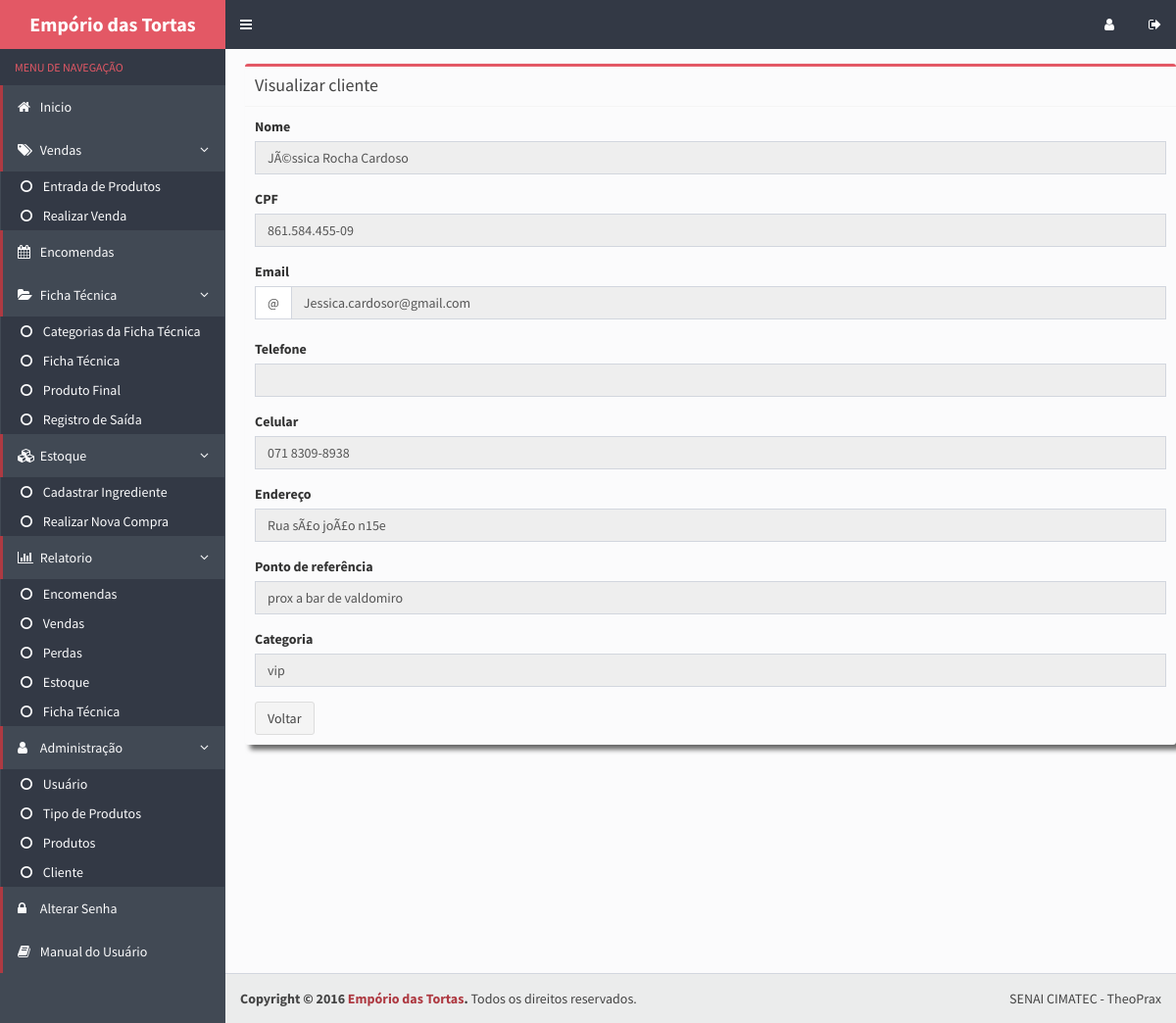
The page /DAO/visualizar_cliente.php?id=1 on the database as committed earlier.
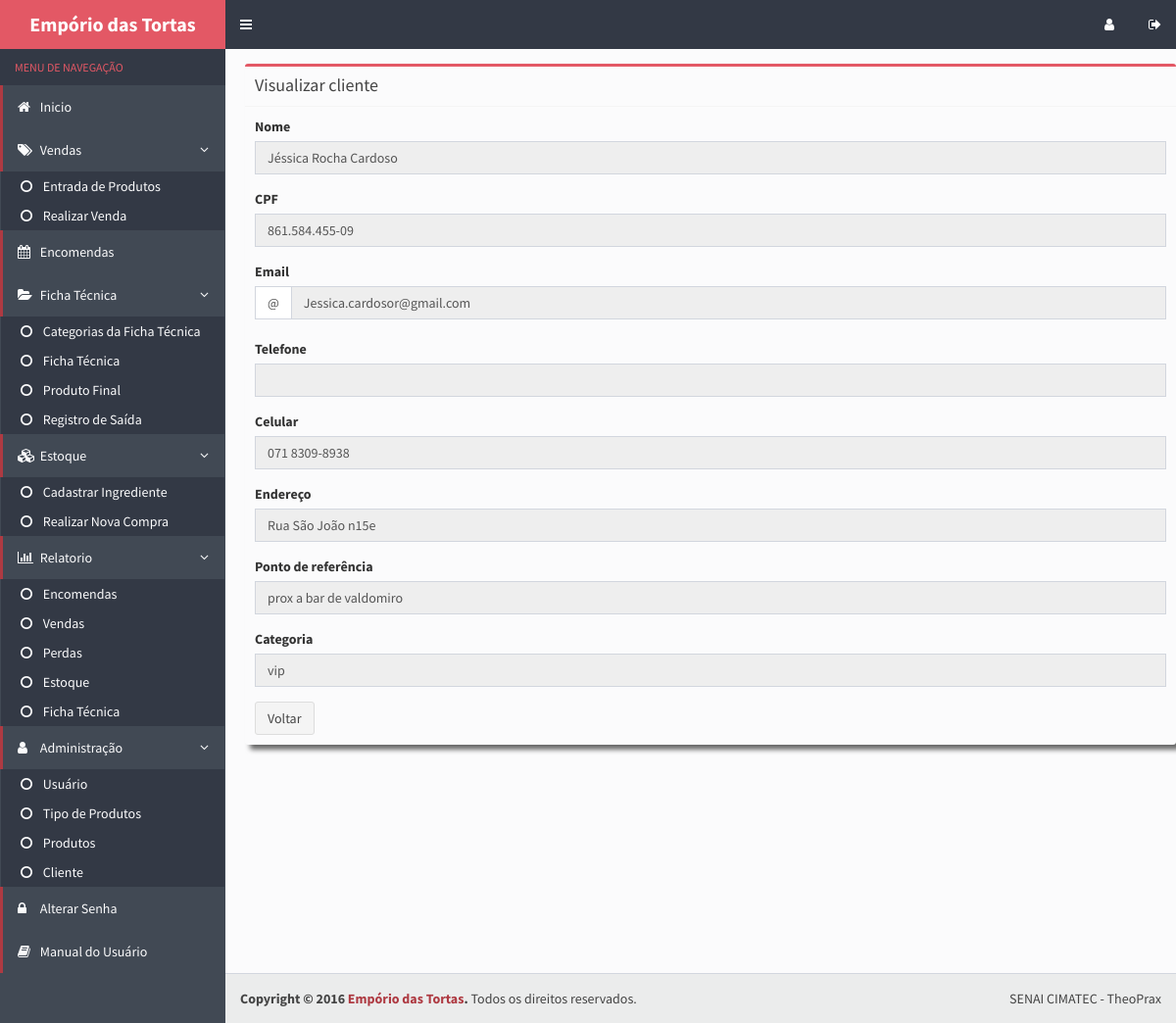
The same page on the database as committed later.
### tables this page shows
CREATE TABLE IF NOT EXISTS `clientes` (
  `cod_cliente` int(11) NOT NULL AUTO_INCREMENT,
  `nome` varchar(100) NOT NULL,
  `cpf` varchar(14) NOT NULL,
  `email` varchar(150) DEFAULT NULL,
  `telefone` varchar(15) DEFAULT NULL,
  `endereco` varchar(400) DEFAULT NULL,
  `cnpj` varchar(19) NOT NULL,
  `celular` varchar(15) DEFAULT NULL,
  `whats` enum('f','t') NOT NULL DEFAULT 'f',
  `ponto_referencia` varchar(100) NOT NULL,
  `categoria_cliente` varchar(30) NOT NULL,
  PRIMARY KEY (`cod_cliente`),
  UNIQUE KEY `cpf_2` (`cpf`),
  UNIQUE KEY `cpf` (`cpf`,`email`)
);

### DAO/visualizar_cliente.php (the view, shortened to what this page needs)
<?php
    $id = null;
    if ( !empty($_GET['id'])) {
        $id = $_REQUEST['id'];
    }
    if ( null==$id ) {
        header("Location: ../index.php");
    } else {
        $pdo = Database::connect();
        $pdo->setAttribute(PDO::ATTR_ERRMODE, PDO::ERRMODE_EXCEPTION);
        $sql = "SELECT * FROM clientes where cod_cliente = ?";
        $q = $pdo->prepare($sql);
        $q->execute(array($id));
        $data = $q->fetch(PDO::FETCH_ASSOC);
    }
?>
<!DOCTYPE html>
<html>
  <head>
    <link rel="stylesheet" href="../bootstrap/css/bootstrap.css">
    <link rel="stylesheet" href="https://maxcdn.bootstrapcdn.com/font-awesome/4.4.0/css/font-awesome.min.css">
    <link rel="stylesheet" href="https://code.ionicframework.com/ionicons/2.0.1/css/ionicons.min.css">
    <link rel="stylesheet" href="../dist/css/AdminLTE.css">
    <link rel="stylesheet" href="../dist/css/skins/skin-blue.css">
  </head>
  <body class="hold-transition skin-blue sidebar-mini">
    <div class="wrapper">
      <?php include_once("includes/header.php") ?>
      <?php include_once("includes/menu.php") ?>
      <div class="content-wrapper">
        <section class="content">
          <div class="row">
              <div class="box box-warning">
                <div class="form">
                  <div class="box-header with-border">
                  <h3 class="box-title">Visualizar cliente</h3>
                  </div>
                  <div class="box-body">
                    <div class="form-group">
                      <label>Nome</label>
                      <input type="text" class="form-control" disabled="yes" name="nome" placeholder="Nome" value="<?php echo $data['nome'];?>">
                    </div>
                    <div class="form-group">
                      <label>CPF</label>
                      <input type="text" class="form-control" disabled="yes" name="cpf" id="cpf" onblur="javascript: validarCPF(this.value);" onkeypress="javascript: mascara(this, cpf_mask);"  maxlength="14" value="<?php echo $data['cpf'];?>" />
                    </div>
                    <label>Email</label>
                    <div class="input-group">
                      <span class="input-group-addon">@</span>
                      <input type="text" class="form-control"  disabled="yes" id="inputGroupSuccess2" aria-describedby="inputGroupSuccess2Status" name="email" required="required" placeholder="Email" value="<?php echo $data['email'];?>">
                    </div>
                    <div class="form-group">
                      <label>Telefone</label>
                      <input type="tel" class="form-control" name="telefone" maxlength="13" OnKeyPress="formatar('## #####-####', this)" disabled="yes" value="<?php echo $data['telefone'];?>">
                    </div>
                    <div class="form-group">
                      <label>Celular</label>
                      <input type="tel" class="form-control" disabled="yes" name="celular" maxlength="13" OnKeyPress="formatar('## #####-####', this)" value="<?php echo $data['celular'];?>">
                    </div>
                    <div class="form-group">
                      <label>Endereço</label>
                      <input type="text" class="form-control" name="endereco" disabled="yes" value="<?php echo $data['endereco'];?>">
                    </div>
                    <div class="form-group">
                      <label>Ponto de referência</label>
                      <input type="text" class="form-control" name="ponto_referencia" disabled="yes" placeholder="Ponto de referência" value="<?php echo $data['ponto_referencia'];?>">
                    </div>
                    <div class="form-group">
                      <label>Categoria</label>
                      <input type="text" class="form-control" disabled="yes" value="<?php echo $data['categoria_cliente']; ?>">
                    </div>
                    <a class="btn btn-default" href="../cliente.php">Voltar</a>
                  </div>
                </div>
              </div>
            </div>
        </section>
      </div>
      <?php include_once("includes/footer.php") ?>
  </body>
</html>

Rows that differ between the two databases and show on the page:
changed clientes "Jessica.cardosor@gmail.com": nome "JÃ©ssica Rocha Cardoso" → "Jéssica Rocha Cardoso"; endereco "Rua sÃ£o joÃ£o n15e" → "Rua São João n15e"
